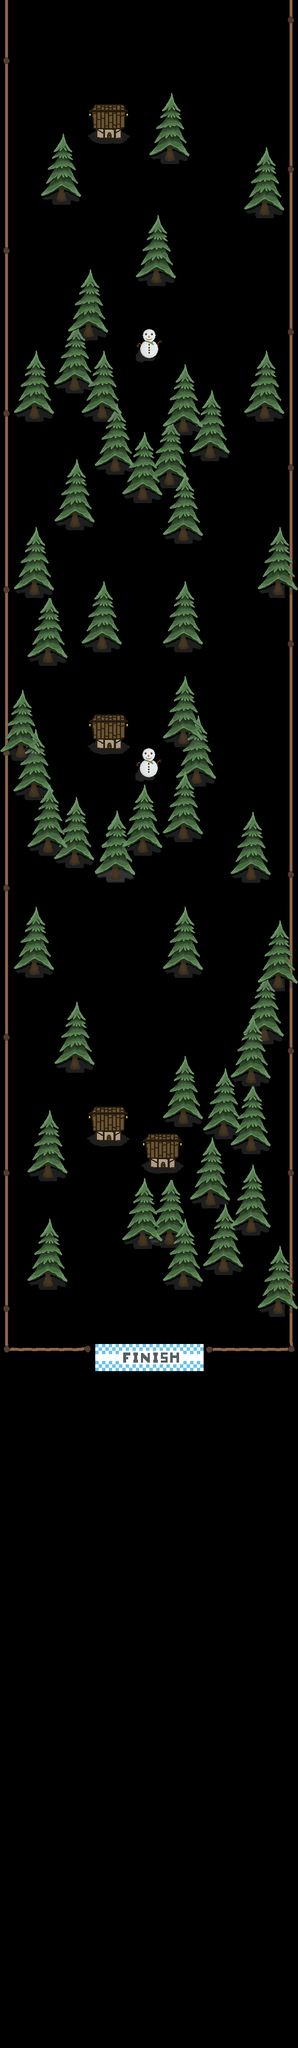

Tiled map render using the project's own tile images. Description and the map definition, with tile-layer contents summarised, below:
An orthogonal 22x151 tile map with 32x32 px tiles, 2 tile layers (Tile Layer 2, Main), 4 tilesets and 61 objects.

<map version="1.0" tiledversion="1.1.5" orientation="orthogonal" renderorder="right-down" width="22" height="151" tilewidth="32" tileheight="32" infinite="0" nextobjectid="190">
 <tileset firstgid="1" name="SnowTileSet" tilewidth="32" tileheight="32" tilecount="36" columns="6">
  <image source="../Sprites/TileSet.png" width="193" height="193" />
 </tileset>
 <tileset firstgid="37" name="House" tilewidth="32" tileheight="32" tilecount="16" columns="4">
  <image source="../Sprites/House.png" width="128" height="128" />
 </tileset>
 <tileset firstgid="53" name="Fence" tilewidth="32" tileheight="32" tilecount="9" columns="3">
  <image source="../Sprites/Fence.png" width="96" height="96" />
 </tileset>
 <tileset firstgid="62" name="Finish Line" tilewidth="32" tileheight="32" tilecount="16" columns="8">
  <image source="../Sprites/Finish Line.png" width="264" height="64" />
 </tileset>
 <layer name="Tile Layer 2" width="22" height="151">
  <data>[3322 cells, 463 non-empty, 47 distinct tile ids]</data>
 </layer>
 <objectgroup name="Spawn">
  <object id="167" x="326" y="6" width="54" height="80" />
 </objectgroup>
 <layer name="Main" width="22" height="151" offsetx="1" offsety="3">
  <data>[3322 cells, 731 non-empty, 57 distinct tile ids]</data>
 </layer>
 <objectgroup name="Collision" offsetx="4.66667" offsety="2">
  <object id="128" x="130" y="439.333" width="21.3333" height="34.6667" />
  <object id="129" x="384.667" y="342.667" width="21.3333" height="34.6667" />
  <object id="130" x="355.333" y="629.333" width="21.3333" height="34.6667" />
  <object id="131" x="190.667" y="756" width="21.3333" height="34.6667" />
  <object id="132" x="63.3333" y="948.667" width="21.3333" height="34.6667" />
  <object id="133" x="418" y="982.667" width="21.3333" height="34.6667" />
  <object id="134" x="160" y="1206.67" width="21.3333" height="34.6667" />
  <object id="135" x="419.333" y="1240.67" width="21.3333" height="34.6667" />
  <object id="136" x="66.6667" y="1362" width="21.3333" height="34.6667" />
  <object id="137" x="228.667" y="1492.67" width="21.3333" height="34.6667" />
  <object id="138" x="420" y="1492" width="21.3333" height="34.6667" />
  <object id="139" x="97.3333" y="1524" width="21.3333" height="34.6667" />
  <object id="140" x="32.6667" y="1746.67" width="21.3333" height="34.6667" />
  <object id="141" x="417.333" y="1716" width="21.3333" height="34.6667" />
  <object id="142" x="448.667" y="1811.33" width="21.3333" height="34.6667" />
  <object id="143" x="321.333" y="1972" width="21.3333" height="34.6667" />
  <object id="144" x="418" y="1939.33" width="21.3333" height="34.6667" />
  <object id="145" x="255.333" y="2032.67" width="21.3333" height="34.6667" />
  <object id="146" x="160.667" y="2000" width="21.3333" height="34.6667" />
  <object id="147" x="96.6667" y="1973.33" width="21.3333" height="34.6667" />
  <object id="148" x="65.3333" y="1844.67" width="21.3333" height="34.6667" />
  <object id="149" x="66" y="2260.67" width="21.3333" height="34.6667" />
  <object id="150" x="419.333" y="2262.67" width="21.3333" height="34.6667" />
  <object id="151" x="162" y="2488.67" width="21.3333" height="34.6667" />
  <object id="152" x="418" y="2614" width="21.3333" height="34.6667" />
  <object id="153" x="95.3333" y="2744" width="21.3333" height="34.6667" />
  <object id="154" x="322.667" y="2906" width="21.3333" height="34.6667" />
  <object id="155" x="97.3333" y="2998" width="21.3333" height="34.6667" />
  <object id="156" x="214.667" y="1688" width="76.6667" height="75.3333" />
  <object id="158" x="578.333" y="2678" width="20" height="36" />
  <object id="159" x="640.333" y="3063" width="24" height="34" />
  <object id="160" x="581.333" y="2039" width="16" height="32" />
  <object id="161" x="642.333" y="2291" width="18" height="37" />
  <object id="162" x="641.333" y="1362" width="22" height="38" />
  <object id="163" x="610.333" y="466" width="19" height="39" />
  <object id="164" x="615.333" y="954" width="16" height="28" />
  <object id="165" x="-0.66667" y="-2" width="24" height="3196" />
  <object id="166" x="671.333" y="-2" width="24" height="3212" />
  <object id="169" x="23.3333" y="3167" width="190" height="32" />
  <object id="170" x="479.333" y="3167" width="191" height="34" />
  <object id="171" x="157.333" y="870" width="25" height="49" />
  <object id="172" x="223.333" y="936" width="27" height="49" />
  <object id="173" x="254.333" y="1066" width="24" height="46" />
  <object id="174" x="318.333" y="1134" width="29" height="42" />
  <object id="175" x="381.333" y="1097" width="27" height="44" />
  <object id="176" x="482.333" y="1030" width="21" height="50" />
  <object id="177" x="221.333" y="2609" width="60" height="82" />
  <object id="178" x="349.333" y="2673" width="61" height="80" />
  <object id="179" x="512.333" y="2637" width="26" height="43" />
  <object id="180" x="580.333" y="2508" width="26" height="46" />
  <object id="181" x="605.333" y="2407" width="29" height="44" />
  <object id="182" x="479.333" y="2801" width="24" height="39" />
  <object id="183" x="576.333" y="2865" width="25" height="41" />
  <object id="184" x="507.333" y="2958" width="27" height="38" />
  <object id="185" x="418.333" y="2990" width="24" height="44" />
  <object id="186" x="383.333" y="2897" width="25" height="39" />
  <object id="187" x="220.333" y="244" width="63" height="82" />
 </objectgroup>
 <objectgroup name="SnowmanCollision" offsetx="-1" offsety="0">
  <object id="157" x="339" y="1769.33" width="29.3333" height="62.6667" />
  <object id="189" x="336" y="776" width="36" height="67" />
 </objectgroup>
 <objectgroup name="Coin" />
 <objectgroup name="Finish">
  <object id="168" x="223" y="3167" width="256" height="33" />
 </objectgroup>
</map>
